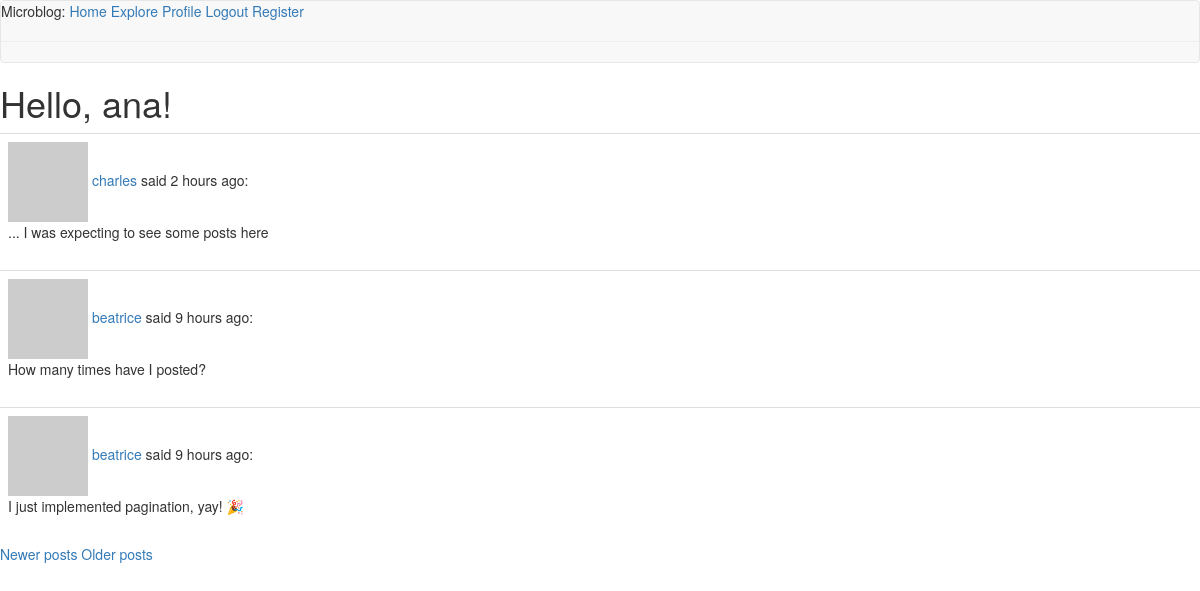
/explore?page=2 (signed in), run on the app's committed database.
### app/models.py (models this page shows, shortened)
class User(UserMixin, db.Model):
    id = db.Column(db.Integer, primary_key=True)
    username = db.Column(db.String(64), index=True, unique=True)
    email = db.Column(db.String(120), index=True, unique=True)
    password_hash = db.Column(db.String(128))
    posts = db.relationship('Post', backref='author', lazy='dynamic')
    about_me = db.Column(db.String(140))
    last_seen = db.Column(db.DateTime, default=datetime.utcnow)
    followed = db.relationship(
        'User', secondary=followers,
        primaryjoin=(followers.c.follower_id == id),
        secondaryjoin=(followers.c.followed_id == id),
        backref=db.backref('followers', lazy='dynamic'), lazy='dynamic')
    def avatar(self, size):
        digest = md5(self.email.lower().encode('utf-8')).hexdigest()
        return 'https://www.gravatar.com/avatar/{}?d=identicon&s={}'.format(
            digest, size)

class Post(db.Model):
    id = db.Column(db.Integer, primary_key=True)
    body = db.Column(db.String(140))
    timestamp = db.Column(db.DateTime, index=True, default=datetime.utcnow)
    user_id = db.Column(db.Integer, db.ForeignKey('user.id'))

### app/routes.py (the view)
@app.route('/explore')
@login_required
def explore():
    page = request.args.get('page', 1, type=int)
    posts = Post.query.order_by(Post.timestamp.desc()).paginate(page, app.config['POSTS_PER_PAGE'], False)
    next_url = url_for('explore', page=posts.next_num) if posts.has_next else None
    prev_url = url_for('explore', page=posts.prev_num) if posts.has_prev else None
    return render_template('index.html', title='Explore', posts=posts.items, next_url=next_url, prev_url=prev_url)

### app/models.py (called while the page is built)
@login.user_loader
def load_user(id):
    return User.query.get(int(id))

### app/routes.py (called while the page is built)
@app.before_request
def before_request():
    if current_user.is_authenticated:
        current_user.last_seen = datetime.utcnow()
        db.session.commit()
        g.locale = str(get_locale)

### app/templates/index.html (shortened to what this page needs)
{% extends "base.html" %} {% block content %}
<h1>{{ _('Hello, %(username)s!', username=current_user.username) }}</h1>
 {% for post in posts %} {% include '_post.html' %} {% endfor %} {%
if prev_url %}
<a href="{{ prev_url }}">Newer posts</a>
{% endif %} {% if next_url %}
<a href="{{ next_url }}">Older posts</a>
{% endif %} {% endblock %}

### app/templates/_post.html (shortened to what this page needs)
<table class="table table-hover">
  <tr>
    <td width="70px">
      <img src="{{ post.author.avatar(36) }}" />
       {{ _('%(username)s said %(when)s:', username=user_link,
      when=moment(post.timestamp).fromNow()) }}
      <br />
      {{ post.body }}
    </td>
  </tr>
</table>

### data on the page
Post: body "... I was expecting to see some posts here"
Post: body "How many times have I posted?"
Post: body "I just implemented pagination, yay! 🎉"
